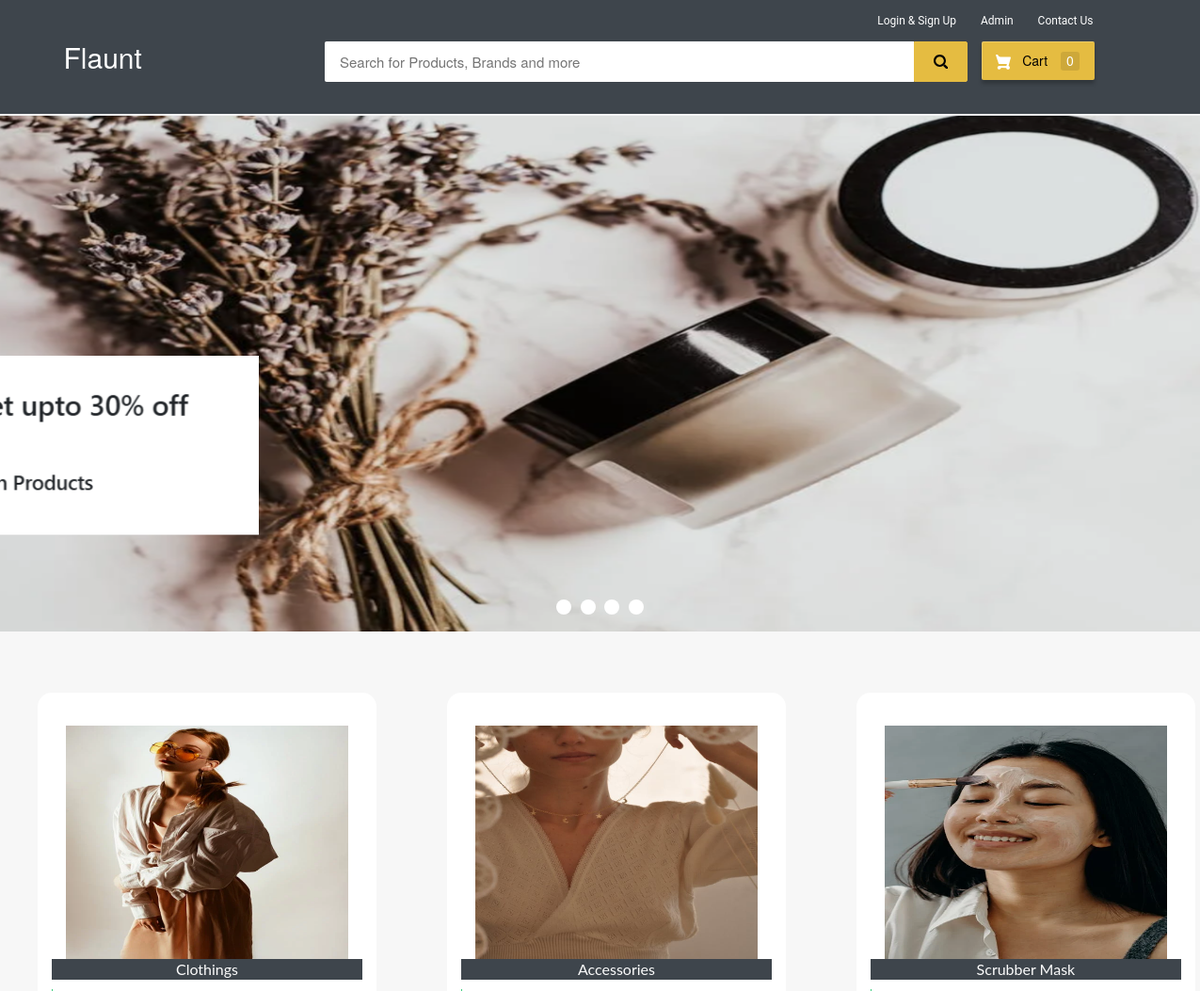
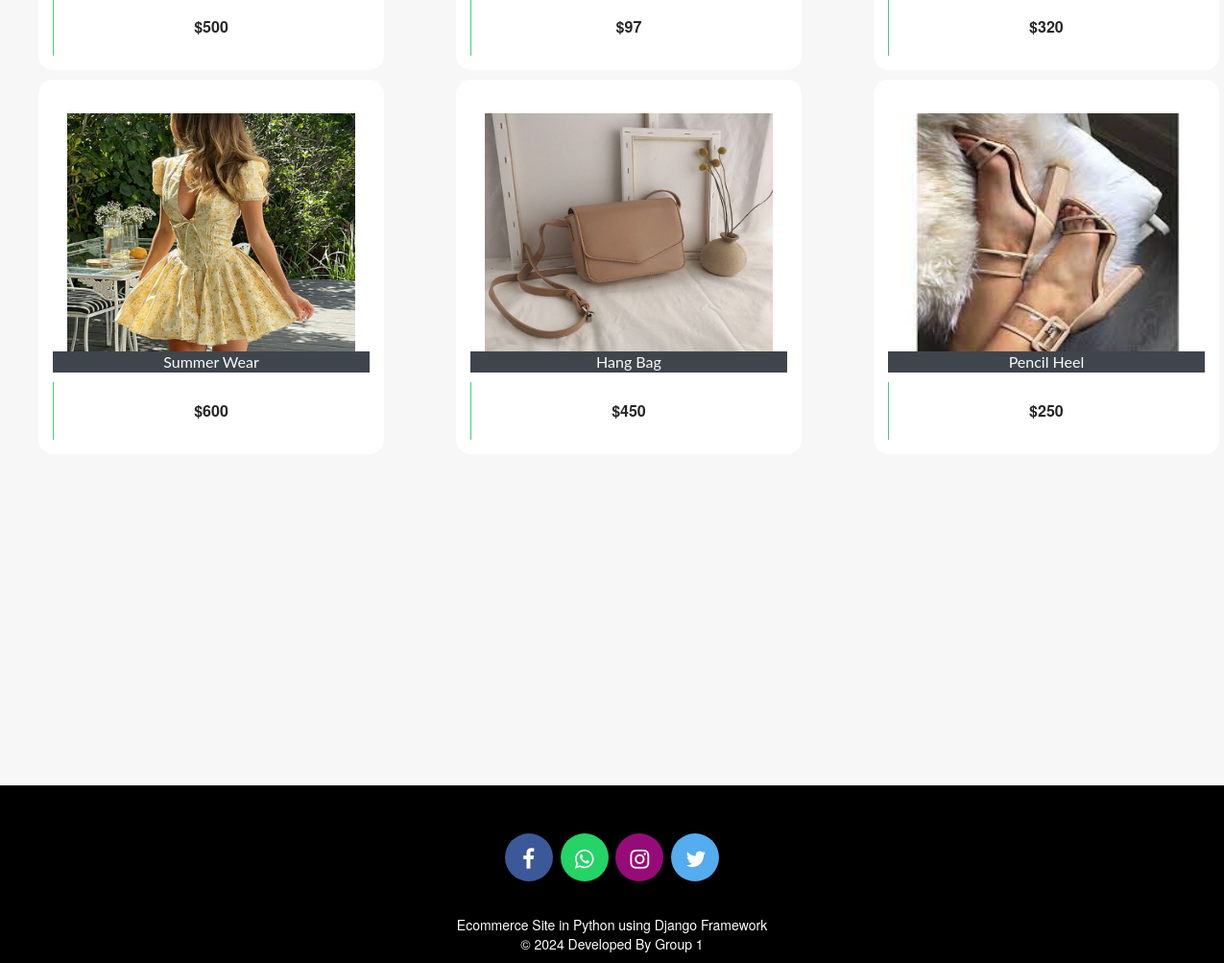
The page / on the database its author committed (2 pictures, top to bottom).
### ecom/models.py (models this page shows, shortened)
class Product(models.Model):
    name=models.CharField(max_length=40)
    product_image= models.ImageField(upload_to='product_image/',null=True,blank=True)
    price = models.PositiveIntegerField()
    description=models.CharField(max_length=40)

### ecom/views.py (the view)
# urls.py: path('',views.home_view,name=''),
def home_view(request):
    products=models.Product.objects.all()
    if 'product_ids' in request.COOKIES:
        product_ids = request.COOKIES['product_ids']
        counter=product_ids.split('|')
        product_count_in_cart=len(set(counter))
    else:
        product_count_in_cart=0
    if request.user.is_authenticated:
        return HttpResponseRedirect('afterlogin')
    return render(request,'ecom/index.html',{'products':products,'product_count_in_cart':product_count_in_cart})

### templates/ecom/index.html (shortened to what this page needs)
{% extends 'ecom/homebase.html' %}
{% load static %}
{% block content %}
<div class="row">
  <div class="col-md-12">
    <div class="slider-container">
      <div class="menu">
        <label for="slide-dot-1"></label>
        <label for="slide-dot-2"></label>
        <label for="slide-dot-3"></label>
        <label for="slide-dot-4"></label>
      </div>
        <div class="slide slide-1"></div>
    </div>
  </div>
</div>
{%if products%}
<br>
  <div class="row">
      {% for p in products %}
      <div class="column">
      <div class="container page-wrapper" style="width: 450px;">
        <div class="page-inner">
          <div class="row">
            <div class="el-wrapper">
              <div class="box-up">
                <img class="img" src="{% static p.product_image.url %}" alt="product pic" height="300px" width="300px">
                <div class="img-info">
                  <div class="info-inner">
                    <span style="background-color:#3e454c; color:fbfbfb;"class="p-company">{{p.name}}</span>
                  </div>
                </div>
              </div>
              <div class="box-down">
                <a class="cart" href="{% url 'add-to-cart' p.id  %}">
                  <span class="price">${{p.price}}</span>
                  <span class="add-to-cart">
                    <span class="txt"><i class="fa fa-shopping-cart"></i> Add To Cart</span>
                  </span>
                </a>
              </div>
            </div>
          </div>
        </div>
      </div>
      </div>
{% if forloop.counter|divisibleby:"3" %}
    </div>
    <div class="row">
          <br><br><br><br><br>
{% endif %}
  {% endfor %}
</div>
{%else%}
<h3 style="text-align:center; color:#3E454C;">No Search Found</h3>
{%endif%}
<br><br><br>
<br><br><br><br><br><br><br><br><br><br><br><br>
{% endblock content %}

### templates/ecom/homebase.html (shortened to what this page needs)
<html>
{% load static %}
<head>
<link rel="stylesheet" href="https://maxcdn.bootstrapcdn.com/bootstrap/3.3.0/css/bootstrap.min.css">
<link rel="stylesheet" href="https://maxcdn.bootstrapcdn.com/font-awesome/4.7.0/css/font-awesome.min.css">
</head>
<body>
  {%if request.user.is_authenticated%}
    {% include "ecom/customer_navbar.html" %}
  {%else%}
  <div id="navbar">
    <div class="container">
        <div class="row row1">
            <ul class="largenav pull-right">
              <li class="upper-links dropdown"><a class="links" href="">Login & Sign Up</a>
              </li>
                <li class="upper-links"><a class="links" href="/adminclick">Admin</a></li>
                <li class="upper-links"><a class="links" href="/aboutus">Contact Us</a></li>
            </ul>
        </div>
        <div class="row row2">
            <div class="col-sm-3">
                <h2 style="margin:0px;"><a style="text-decoration:none; color:white;" href="/"><span class="largenav">Flaunt </span></a></h2>
            </div>
            <div class="navbar-search smallsearch col-sm-7 col-xs-11">
              <form  action="/search" method="get">
                <div class="row"> <input class="navbar-input col-xs-11" type="search" placeholder="Search for Products, Brands and more" name="query" id="query">
                  <button class="navbar-button col-xs-1" type="submit">
                  </button>
                </div>
              </form>
            </div>
            <div class="cart1 largenav col-sm-2"> <a class="cart-button" href="/cart">  Cart <span class="item-number ">{{ product_count_in_cart }}</span> </a> </div>
        </div>
    </div>
</div>
  {%endif%}
{% block content %}
{% endblock content %}
<br><br><br>
<footer>
  <br>
  <p>
    <a href="#" class="fa fa-facebook"></a>
    <a href="#" class="fa fa-whatsapp"></a>
    <a href="#" class="fa fa-instagram"></a>
    <a href="#" class="fa fa-twitter"></a>
  </p>
  <br>
  <div class="container">
    <div class="row">
      <div class="col-md-12 col-sm-12">
        <div style="color:#ffffff;" class="wow fadeInUp footer-copyright">
          <p>Ecommerce Site in Python using Django Framework<br>
            &copy; 2024 Developed By Group 1 </p>
        </div>
      </div>
    </div>
  </div>
</footer>
</body>
</html>

### templates/ecom/homebase.html (style rules this page uses)
body { background-color: #f7f7f7; }
#navbar { background-color: #3e454c; color: black; }
.row1 { padding-top: 10px; padding-right: 50px }
.row2 { padding-bottom: 20px }
.navbar-input { padding: 11px 16px; border-radius: 2px 0 0 2px; border: 0 none; outline: 0 none; font-size: 15px }
.navbar-button { background-color: #e5bc41; border: 1px solid #e5bc41; border-radius: 0 2px 2px 0; color: #565656; padding: 10px 0; height: 43px; cursor: pointer }
.cart-button { background-color: #E5BC41; box-shadow: 0 4px 4px 0 rgba(0, 0, 0, .23), inset 1px 1px 0 0 hsla(0, 0%, 100%, .2); padding: 10px 0; text-align: center; height: 41px; border-radius: 2px; font-weight: 500; width: 120px; display: inline-block; color: #FFFFFF; text-decoration: none; color: inherit; border: none; outline: none }
.cart-svg { display: inline-block; width: 16px; height: 16px; vertical-align: middle; margin-right: 8px }
.item-number { border-radius: 3px; background-color: rgba(0, 0, 0, .1); height: 20px; padding: 3px 6px; font-weight: 500; display: inline-block; color: #fff; line-height: 12px; margin-left: 10px }
.upper-links { display: inline-block; padding: 0 11px; line-height: 23px; font-family: 'Roboto', sans-serif; letter-spacing: 0; color: inherit; border: none; outline: none; font-size: 12px }
.dropdown { position: relative; display: inline-block; margin-bottom: 0px }
.links { color: #fff; text-decoration: none }
.largenav { display: none }
.smallsearch { margin-left: 15px; margin-top: 15px }
.menu { cursor: pointer }
footer { padding: 0px 0px 0px 0px; background-color: black; margin: 0px; }
.fa { font-size: 23px; width: 50px; height: 50px; text-align: center; text-decoration: none; margin: 5px 2px; border-radius: 50%; }
.fa-facebook { background: #3B5998; color: white; margin-top: 30px; padding: 15px; }
.fa-whatsapp { background: #25d366; color: white; padding: 15px; }
.fa-twitter { background: #55ACEE; color: white; padding: 15px; }
.fa-instagram { background: #970b79; color: white; padding: 15px; }
p { text-align: center; }
@media screen and (min-width: 768px) { .largenav { display: block } }
@media screen and (min-width: 768px) { .smallsearch { margin: 0px } }

### rows shown on the page
Product: product_image (picture), name "Clothings", price "500"
Product: product_image (picture), name "Accessories", price "97"
Product: product_image (picture), name "Scrubber Mask", price "320"
Product: product_image (picture), name "Summer Wear", price "600"
Product: product_image (picture), name "Hang Bag", price "450"
Product: product_image (picture), name "Pencil Heel", price "250"

### other values the page prints
{{ product_count_in_cart }} "0"
